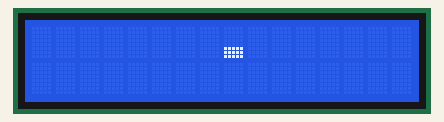
Recording of a sketch running on a simulated Arduino Uno, built with avr-gcc and run on an emulated ATmega328P. Shown: 16×2 character LCD.

Above: at 0.69 s.
At 2.4 s:
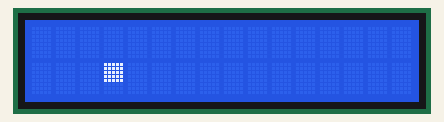
At 4.8 s:
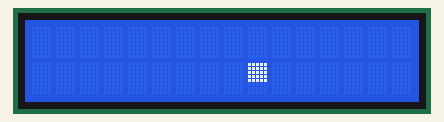
At 9.6 s:
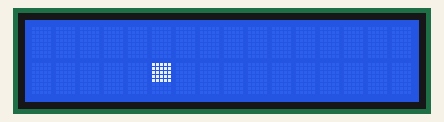
At 14.4 s:
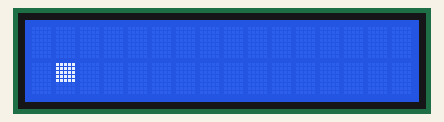
At 19.2 s:
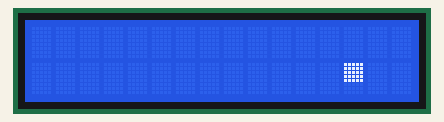

Measured:
- by itself, everything shown: repeats every 19.2 s, in 272 steps

The sketch:

onda_senoidal_3.ino
```cpp
#include <Wire.h>
#include <LiquidCrystal_I2C.h>
LiquidCrystal_I2C lcd(0x27,16,2);
int i;
int k;
int j=0;
String s;
const float pi = 3.14;

byte customChar8[8] = {
  0b11111,
  0b11111,
  0b11111,
  0b11111,
  0b11111,
  0b11111,
  0b11111,
  0b11111
};

byte customChar7[8] = {
  0b00000,
  0b11111,
  0b11111,
  0b11111,
  0b11111,
  0b11111,
  0b11111,
  0b11111
};

byte customChar6[8] = {
  0b00000,
  0b00000,
  0b11111,
  0b11111,
  0b11111,
  0b11111,
  0b11111,
  0b11111
};
byte customChar5[8] = {
  0b00000,
  0b00000,
  0b00000,
  0b11111,
  0b11111,
  0b11111,
  0b11111,
  0b11111
};
byte customChar4[8] = {
  0b00000,
  0b00000,
  0b00000,
  0b00000,
  0b11111,
  0b11111,
  0b11111,
  0b11111
};
byte customChar3[8] = {
  0b00000,
  0b00000,
  0b00000,
  0b00000,
  0b00000,
  0b11111,
  0b11111,
  0b11111
};
byte customChar2[8] = {
  0b00000,
  0b00000,
  0b00000,
  0b00000,
  0b00000,
  0b00000,
  0b11111,
  0b11111
};
byte customChar1[8] = {
  0b00000,
  0b00000,
  0b00000,
  0b00000,
  0b00000,
  0b00000,
  0b00000,
  0b11111
};
byte customChar0[8] = {
  0b00000,
  0b00000,
  0b00000,
  0b00000,
  0b00000,
  0b00000,
  0b00000,
  0b00000
};

byte customChar11[8] = {
  0b11111,
  0b00000,
  0b00000,
  0b00000,
  0b00000,
  0b00000,
  0b00000,
  0b00000
};
byte customChar12[8] = {
  0b11111,
  0b11111,
  0b00000,
  0b00000,
  0b00000,
  0b00000,
  0b00000,
  0b00000
};
byte customChar13[8] = {
  0b11111,
  0b11111,
  0b11111,
  0b00000,
  0b00000,
  0b00000,
  0b00000,
  0b00000
};
byte customChar14[8] = {
  0b11111,
  0b11111,
  0b11111,
  0b11111,
  0b00000,
  0b00000,
  0b00000,
  0b00000
};
byte customChar15[8] = {
  0b11111,
  0b11111,
  0b11111,
  0b11111,
  0b11111,
  0b00000,
  0b00000,
  0b00000
};
byte customChar16[8] = {
  0b11111,
  0b11111,
  0b11111,
  0b11111,
  0b11111,
  0b11111,
  0b00000,
  0b00000
};
byte customChar17[8] = {
  0b11111,
  0b11111,
  0b11111,
  0b11111,
  0b11111,
  0b11111,
  0b11111,
  0b00000
};

void setup() {
  Serial.begin(9600);
  lcd.init();
  lcd.backlight();
  lcd.clear();
  lcd.setBacklight(HIGH);
}

void loop() {
lcd.setBacklight(HIGH);for (i=0;i<=360;i=i+20){
k=sin(i*pi/180.0)*8;
if (k>=0){
  lcd.createChar(0, customChar1);
  lcd.createChar(1, customChar2);
  lcd.createChar(2, customChar3);
  lcd.createChar(3, customChar4);
  lcd.createChar(4, customChar5);
  lcd.createChar(5, customChar6);
  lcd.createChar(6, customChar7);
  lcd.createChar(7, customChar8);
  lcd.clear();
  lcd.setCursor(j,0);
  lcd.write(k);
}
if(k<0){
  lcd.createChar(1, customChar11);
  lcd.createChar(2, customChar12);
  lcd.createChar(3, customChar13);
  lcd.createChar(4, customChar14);
  lcd.createChar(5, customChar15);
  lcd.createChar(6, customChar16);
  lcd.createChar(7, customChar17);
  lcd.createChar(8, customChar8);
  k=k*(-1);
  lcd.clear();
  lcd.setCursor(j,1);
  lcd.write(k);
}

j=j+1;

if (j>15){
  j=0;
}
}
   }
```
